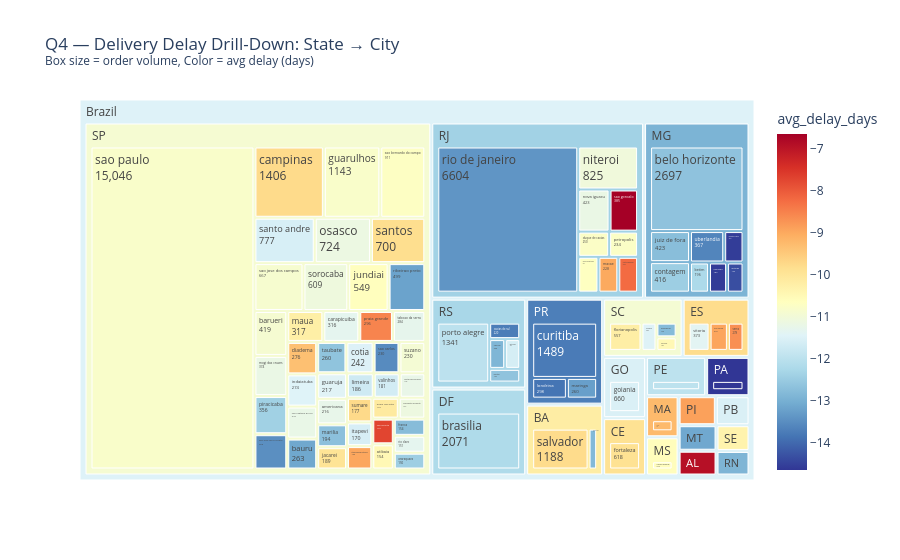

Here is the notebook cell this chart was saved with:
### Markdown cell above
## Q4 — Drill-Down Analysis
**Question:** Which states and cities have the worst delivery delays? And are those problem areas big revenue markets or small ones?

### Code cell
# Calculate shipping transit time and estimated vs. actual delivery delay in days
df['Delivery Date'] = pd.to_datetime(df['Delivery Date'])
df['Estimated Delivery Date'] = pd.to_datetime(df['Estimated Delivery Date'])
df['Delivery Delay Days'] = (df['Delivery Date'] - df['Estimated Delivery Date']).dt.days

# Filter for delivered orders with valid dates
delivered_df = df[df['Delivery Date'].notnull() & df['Estimated Delivery Date'].notnull()]

# Aggregate at city level for treemap hierarchy
city_performance = delivered_df.groupby(['customer_state', 'customer_city']).agg(
    avg_delay_days=('Delivery Delay Days', 'mean'),
    total_revenue=('Price of Item', 'sum'),
    order_volume=('Order ID', 'nunique')
).reset_index()

# Filter for cities with a meaningful transaction volume to prevent unreadable visual noise
city_performance = city_performance[city_performance['order_volume'] >= 150]

# Treemap: state → city, size = order volume, color = avg delay
import plotly.express as px
fig = px.treemap(
    city_performance,
    path=[px.Constant('Brazil'), 'customer_state', 'customer_city'],
    values='order_volume',
    color='avg_delay_days',
    color_continuous_scale='RdYlBu_r',
    title='Q4 — Delivery Delay Drill-Down: State → City<br><sup>Box size = order volume, Color = avg delay (days)</sup>',
    hover_data={'total_revenue': ':,.0f', 'order_volume': ':,'}
)
fig.update_traces(textinfo='label+value')
fig.show()

# State-level summary table
state_performance = delivered_df.groupby('customer_state').agg(
    avg_delay_days=('Delivery Delay Days', 'mean'),
    total_revenue=('Price of Item', 'sum'),
    order_volume=('Order ID', 'nunique')
).reset_index()
total_rev_all = state_performance['total_revenue'].sum()
state_performance['Revenue Share (%)'] = (state_performance['total_revenue'] / total_rev_all) * 100
state_performance = state_performance.sort_values(by='avg_delay_days', ascending=False)
print('Top 10 states by delivery delay:')
print(state_performance.head(10))

print('\nKey insight: SP has 38% of revenue and delivers 11 days early. RJ has 12.6% revenue but delays near threshold. North states have worst delays but minimal revenue.')

### Figure 1 — Plotly figure (JSON) as saved in the notebook; plotly's stock layout.template omitted (floating-point values rounded to 4 significant figures; data arrays with more than 128 entries replaced by an {"elided": "..."} marker saying what was removed)
{"data": [{"branchvalues": "total", "customdata": {"elided": "113x3 mixed values"}, "domain": {"x": [0, 1], "y": [0, 1]}, "hovertemplate": "labels=%{label}<br>order_volume=%{customdata[1]:,}<br>parent=%{parent}<br>id=%{id}<br>total_revenue=%{customdata[0]:,.0f}<br>avg_delay_days=%{color}<extra></extra>", "ids": ["Brazil/AL/maceio", "Brazil/BA/feira de santana", "Brazil/BA/salvador", "Brazil/CE/fortaleza", "Brazil/DF/brasilia", "Brazil/ES/serra", "Brazil/ES/vila velha", "Brazil/ES/vitoria", "Brazil/GO/goiania", "Brazil/MA/sao luis", "Brazil/MG/belo horizonte", "Brazil/MG/betim", "Brazil/MG/contagem", "Brazil/MG/ipatinga", "Brazil/MG/juiz de fora", "Brazil/MG/montes claros", "Brazil/MG/uberaba", "Brazil/MG/uberlandia", "Brazil/MS/campo grande", "Brazil/MT/cuiaba", "Brazil/PA/belem", "Brazil/PB/joao pessoa", "Brazil/PE/recife", "Brazil/PI/teresina", "Brazil/PR/curitiba", "Brazil/PR/londrina", "Brazil/PR/maringa", "Brazil/RJ/campos dos goytacazes", "Brazil/RJ/duque de caxias", "Brazil/RJ/macae", "Brazil/RJ/niteroi", "Brazil/RJ/nova iguacu", "Brazil/RJ/petropolis", "Brazil/RJ/rio de janeiro", "Brazil/RJ/sao goncalo", "Brazil/RJ/volta redonda", "Brazil/RN/natal", "Brazil/RS/canoas", "Brazil/RS/caxias do sul", "Brazil/RS/pelotas", "Brazil/RS/porto alegre", "Brazil/RS/santa maria", "Brazil/SC/blumenau", "Brazil/SC/florianopolis", "Brazil/SC/joinville", "Brazil/SC/sao jose", "Brazil/SE/aracaju", "Brazil/SP/americana", "Brazil/SP/araraquara", "Brazil/SP/atibaia", "Brazil/SP/barueri", "Brazil/SP/bauru", "Brazil/SP/campinas", "Brazil/SP/carapicuiba", "Brazil/SP/cotia", "Brazil/SP/diadema", "Brazil/SP/embu das artes", "Brazil/SP/franca", "Brazil/SP/guaruja", "Brazil/SP/guarulhos", "Brazil/SP/indaiatuba", "Brazil/SP/itapevi", "Brazil/SP/itaquaquecetuba", "Brazil/SP/jacarei", "Brazil/SP/jundiai", "Brazil/SP/limeira", "Brazil/SP/marilia", "Brazil/SP/maua", "Brazil/SP/mogi das cruzes", "Brazil/SP/osasco", "Brazil/SP/piracicaba", "Brazil/SP/praia grande", "Brazil/SP/presidente prudente", "Brazil/SP/ribeirao preto", "Brazil/SP/rio claro", "Brazil/SP/santana de parnaiba", "Brazil/SP/santo andre", "Brazil/SP/santos", "Brazil/SP/sao bernardo do campo", "Brazil/SP/sao caetano do sul", "Brazil/SP/sao carlos", "Brazil/SP/sao jose do rio preto", "Brazil/SP/sao jose dos campos", "Brazil/SP/sao paulo", "Brazil/SP/sao vicente", "Brazil/SP/sorocaba", "Brazil/SP/sumare", "Brazil/SP/suzano", "Brazil/SP/taboao da serra", "Brazil/SP/taubate", "Brazil/SP/valinhos", "Brazil/AL", "Brazil/BA", "Brazil/CE", "Brazil/DF", "Brazil/ES", "Brazil/GO", "Brazil/MA", "Brazil/MG", "Brazil/MS", "Brazil/MT", "Brazil/PA", "Brazil/PB", "Brazil/PE", "Brazil/PI", "Brazil/PR", "Brazil/RJ", "Brazil/RN", "Brazil/RS", "Brazil/SC", "Brazil/SE", "Brazil/SP", "Brazil"], "labels": ["maceio", "feira de santana", "salvador", "fortaleza", "brasilia", "serra", "vila velha", "vitoria", "goiania", "sao luis", "belo horizonte", "betim", "contagem", "ipatinga", "juiz de fora", "montes claros", "uberaba", "uberlandia", "campo grande", "cuiaba", "belem", "joao pessoa", "recife", "teresina", "curitiba", "londrina", "maringa", "campos dos goytacazes", "duque de caxias", "macae", "niteroi", "nova iguacu", "petropolis", "rio de janeiro", "sao goncalo", "volta redonda", "natal", "canoas", "caxias do sul", "pelotas", "porto alegre", "santa maria", "blumenau", "florianopolis", "joinville", "sao jose", "aracaju", "americana", "araraquara", "atibaia", "barueri", "bauru", "campinas", "carapicuiba", "cotia", "diadema", "embu das artes", "franca", "guaruja", "guarulhos", "indaiatuba", "itapevi", "itaquaquecetuba", "jacarei", "jundiai", "limeira", "marilia", "maua", "mogi das cruzes", "osasco", "piracicaba", "praia grande", "presidente prudente", "ribeirao preto", "rio claro", "santana de parnaiba", "santo andre", "santos", "sao bernardo do campo", "sao caetano do sul", "sao carlos", "sao jose do rio preto", "sao jose dos campos", "sao paulo", "sao vicente", "sorocaba", "sumare", "suzano", "taboao da serra", "taubate", "valinhos", "AL", "BA", "CE", "DF", "ES", "GO", "MA", "MG", "MS", "MT", "PA", "PB", "PE", "PI", "PR", "RJ", "RN", "RS", "SC", "SE", "SP", "Brazil"], "marker": {"coloraxis": "coloraxis", "colors": [-6.916, -12.82, -9.781, -9.893, -12.19, -8.674, -8.933, -11.38, -11.54, -9.239, -12.66, -12.21, -12.45, -14.35, -12.74, -14.56, -14.59, -13.63, -10.61, -13.12, -14.65, -11.53, -11.98, -8.894, -13.76, -13.84, -13.25, -10.67, -10.75, -8.996, -11.04, -11.19, -10.75, -13.39, -6.651, -8.224, -12.91, -12.89, -13.74, -12.64, -11.99, -11.61, -12.8, -10.21, -11.49, -10.47, -10.33, -11.25, -12.44, -10.48, -10.9, -13.12, -9.764, -11.33, -11.5, -9.332, -10.11, -12.77, -11.42, -10.8, -11.46, -11.59, -8.966, -9.957, -10.63, -11.71, -12.7, -10.23, -11.18, -11.14, -12.4, -8.538, -11.11, -13.2, -11.32, -11.23, -11.58, -9.828, -10.7, -11.21, -13.54, -13.48, -10.88, -10.8, -7.721, -11.08, -9.746, -10.94, -11.28, -12.64, -11.65, -6.916, -10.18, -9.893, -12.19, -9.795, -11.54, -9.239, -12.93, -10.61, -13.12, -14.65, -11.53, -11.98, -8.894, -13.71, -12.38, -12.91, -12.28, -10.93, -10.33, -10.91, -11.47]}, "name": "", "parents": ["Brazil/AL", "Brazil/BA", "Brazil/BA", "Brazil/CE", "Brazil/DF", "Brazil/ES", "Brazil/ES", "Brazil/ES", "Brazil/GO", "Brazil/MA", "Brazil/MG", "Brazil/MG", "Brazil/MG", "Brazil/MG", "Brazil/MG", "Brazil/MG", "Brazil/MG", "Brazil/MG", "Brazil/MS", "Brazil/MT", "Brazil/PA", "Brazil/PB", "Brazil/PE", "Brazil/PI", "Brazil/PR", "Brazil/PR", "Brazil/PR", "Brazil/RJ", "Brazil/RJ", "Brazil/RJ", "Brazil/RJ", "Brazil/RJ", "Brazil/RJ", "Brazil/RJ", "Brazil/RJ", "Brazil/RJ", "Brazil/RN", "Brazil/RS", "Brazil/RS", "Brazil/RS", "Brazil/RS", "Brazil/RS", "Brazil/SC", "Brazil/SC", "Brazil/SC", "Brazil/SC", "Brazil/SE", "Brazil/SP", "Brazil/SP", "Brazil/SP", "Brazil/SP", "Brazil/SP", "Brazil/SP", "Brazil/SP", "Brazil/SP", "Brazil/SP", "Brazil/SP", "Brazil/SP", "Brazil/SP", "Brazil/SP", "Brazil/SP", "Brazil/SP", "Brazil/SP", "Brazil/SP", "Brazil/SP", "Brazil/SP", "Brazil/SP", "Brazil/SP", "Brazil/SP", "Brazil/SP", "Brazil/SP", "Brazil/SP", "Brazil/SP", "Brazil/SP", "Brazil/SP", "Brazil/SP", "Brazil/SP", "Brazil/SP", "Brazil/SP", "Brazil/SP", "Brazil/SP", "Brazil/SP", "Brazil/SP", "Brazil/SP", "Brazil/SP", "Brazil/SP", "Brazil/SP", "Brazil/SP", "Brazil/SP", "Brazil/SP", "Brazil/SP", "Brazil", "Brazil", "Brazil", "Brazil", "Brazil", "Brazil", "Brazil", "Brazil", "Brazil", "Brazil", "Brazil", "Brazil", "Brazil", "Brazil", "Brazil", "Brazil", "Brazil", "Brazil", "Brazil", "Brazil", "Brazil", ""], "textinfo": "label+value", "type": "treemap", "values": [236.0, 181.0, 1188.0, 618.0, 2071.0, 278.0, 326.0, 373.0, 660.0, 335.0, 2697.0, 196.0, 416.0, 169.0, 423.0, 207.0, 186.0, 367.0, 312.0, 243.0, 428.0, 245.0, 593.0, 271.0, 1489.0, 298.0, 260.0, 232.0, 250.0, 228.0, 825.0, 423.0, 234.0, 6604.0, 385.0, 227.0, 203.0, 205.0, 220.0, 183.0, 1341.0, 193.0, 181.0, 557.0, 257.0, 167.0, 213.0, 216.0, 150.0, 154.0, 419.0, 263.0, 1406.0, 316.0, 242.0, 276.0, 157.0, 154.0, 217.0, 1143.0, 274.0, 170.0, 168.0, 189.0, 549.0, 186.0, 194.0, 317.0, 374.0, 724.0, 356.0, 296.0, 157.0, 499.0, 151.0, 178.0, 777.0, 700.0, 911.0, 272.0, 230.0, 329.0, 667.0, 15050.0, 157.0, 609.0, 177.0, 230.0, 284.0, 260.0, 181.0, 236.0, 1369.0, 618.0, 2071.0, 977.0, 660.0, 335.0, 4661.0, 312.0, 243.0, 428.0, 245.0, 593.0, 271.0, 2047.0, 9408.0, 203.0, 2142.0, 1162.0, 213.0, 30720.0, 58920.0]}], "layout": {"coloraxis": {"colorbar": {"title": {"text": "avg_delay_days"}}, "colorscale": [[0, "rgb(49,54,149)"], [0.1, "rgb(69,117,180)"], [0.2, "rgb(116,173,209)"], [0.3, "rgb(171,217,233)"], [0.4, "rgb(224,243,248)"], [0.5, "rgb(255,255,191)"], [0.6, "rgb(254,224,144)"], [0.7, "rgb(253,174,97)"], [0.8, "rgb(244,109,67)"], [0.9, "rgb(215,48,39)"], [1, "rgb(165,0,38)"]]}, "legend": {"tracegroupgap": 0}, "title": {"text": "Q4 — Delivery Delay Drill-Down: State → City<br><sup>Box size = order volume, Color = avg delay (days)</sup>"}}}
